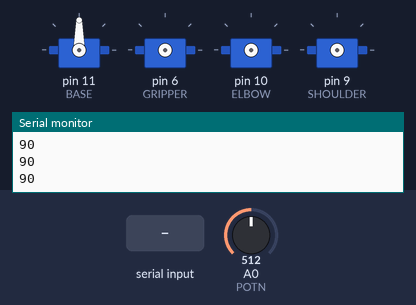
A sketch run on a simulated Arduino Uno, built with avr-gcc and run on an emulated ATmega328P. Shown: 4 × servo, the last lines printed to the serial monitor. The inputs (shaded band) are chosen by the test bench; at power-on: A0 (POTN) = 512.

Above: at 1.2 s.
1.3 s: A0 (POTN) set to 716
At 2.2 s:
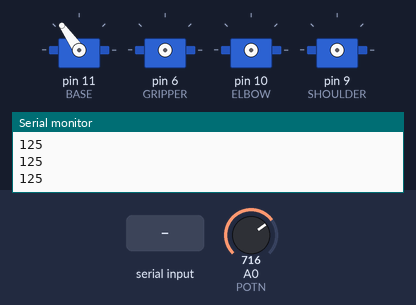
2.8 s: "g" received over Serial
At 3.2 s:
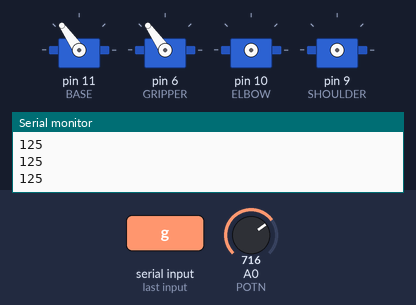
4.3 s: "e" received over Serial
At 5.5 s:
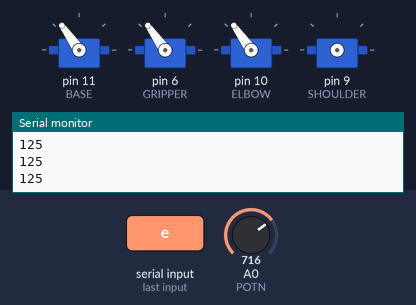
5.8 s: A0 (POTN) set to 900
At 6.9 s:
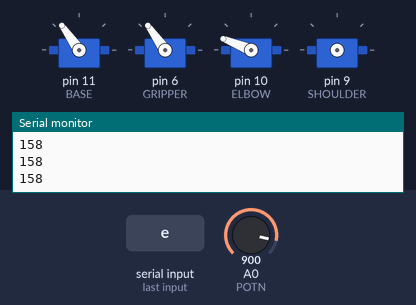
7.3 s: "b" received over Serial
At 7.7 s:
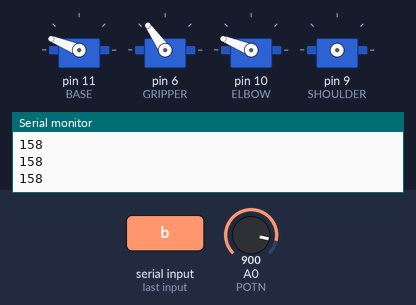
8.8 s: "s" received over Serial
At 10.2 s:
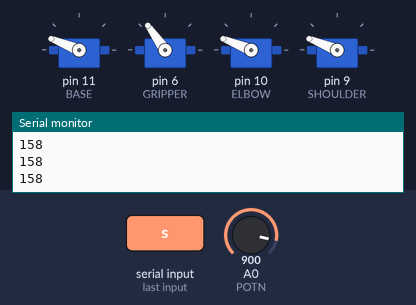
Timing chart, 0 to 11.3 s (numbered marks = the images above; inputs shaded):
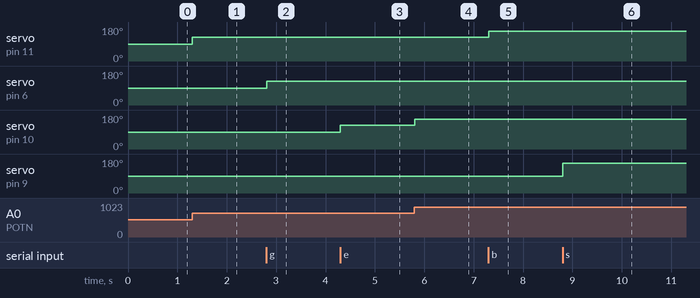

The sketch:

sketch.ino
```cpp
#include <Servo.h>

#define BASE 11
#define SHOULDER 9
#define ELBOW 10
#define GRIPPER 6
#define POTN A0

Servo *servo;
int angle = 90;

Servo base, shoulder, elbow, gripper;

void setup() {
  Serial.begin(9600);

  base.attach(BASE);
  servo = &base;
}

void loop() {
  angle = map(analogRead(POTN), 0, 1023, 0, 180);
  servo->write(angle);
  Serial.println(angle);

  if (Serial.available() > 0) {
    char c = Serial.read();
    switch (c) {
      case 'b':
        servo->detach();
        servo = &base;
        servo->attach(BASE);
      break;
      case 'g':
        servo->detach();
        servo = &gripper;
        servo->attach(GRIPPER);
      break;
      case 'e':
        servo->detach();
        servo = &elbow;
        servo->attach(ELBOW);
      break;
      case 's':
        servo->detach();
        servo = &shoulder;
        servo->attach(SHOULDER);
      break;
      default:
      break;
    }
  }
}
```

Measured:
- after the input at 1.3 s, servo on pin 11 (BASE): 90° → 125° at once
- after the input at 2.8 s, servo on pin 6 (GRIPPER): 90° → 125° at once
- after the input at 4.3 s, servo on pin 10 (ELBOW): 90° → 125° at once
- after the input at 5.8 s, servo on pin 10 (ELBOW): 125° → 158° at once
- after the input at 7.3 s, servo on pin 11 (BASE): 125° → 158° at once
- after the input at 8.8 s, servo on pin 9 (SHOULDER): 90° → 158° at once
